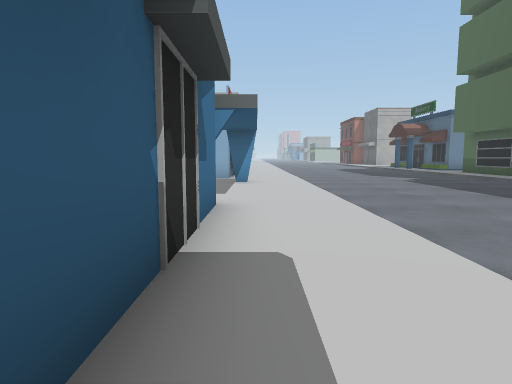
view 1 (above)

23 first-person views from a walk through a scene from a Unity 3-D project. The camera is 0.72 m above the floor, tilts 6° down and sees 75° across. The floor is counted in squares, 1 m on a side. Each view is taken from the middle of a square. On the plan, view 1 faces up. The plan holds only what a view shows up to about 10 squares ahead; the rest is blank. The place goes on beyond the plan. Some surface patterns are stand-ins.

view 2
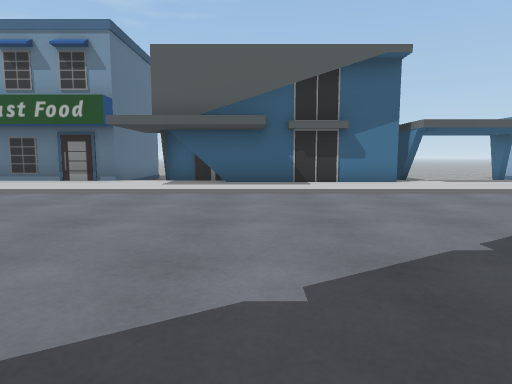

view 3
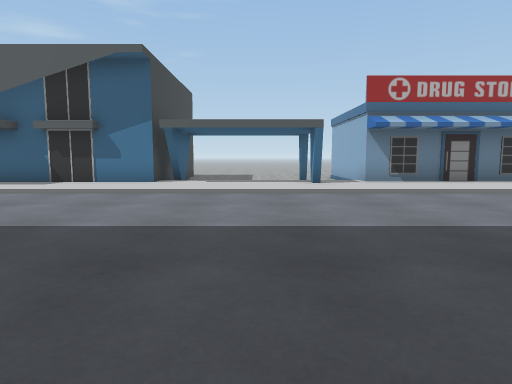

view 4
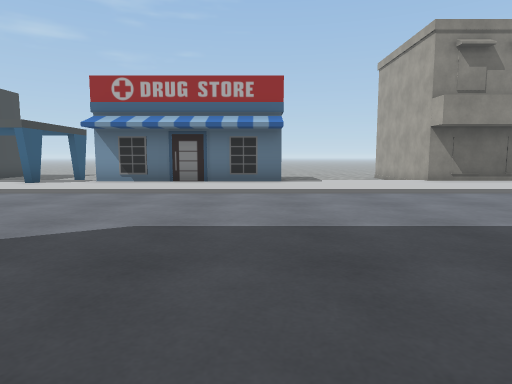

view 5
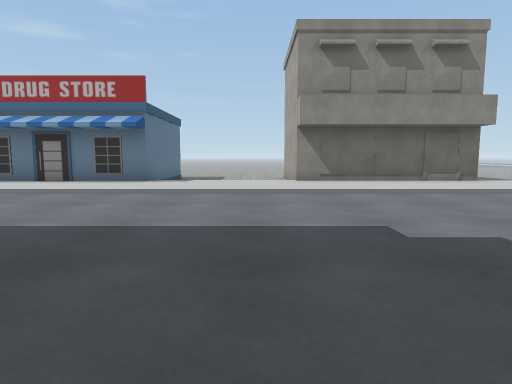

view 6
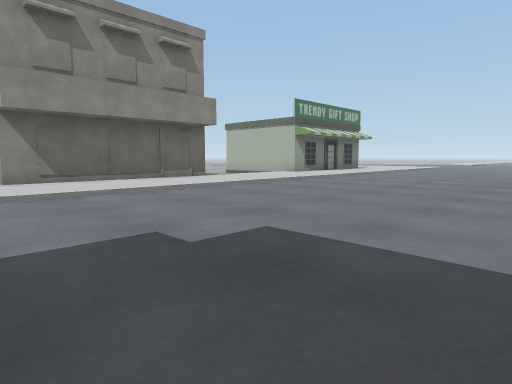

view 7
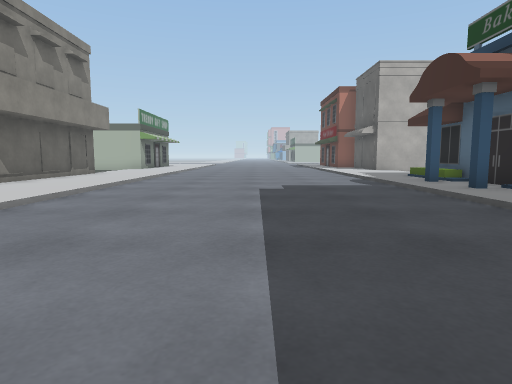

view 8
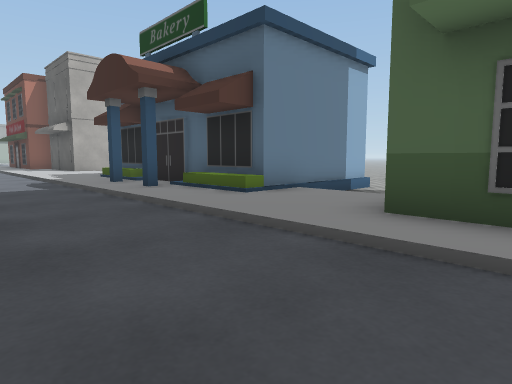

view 9
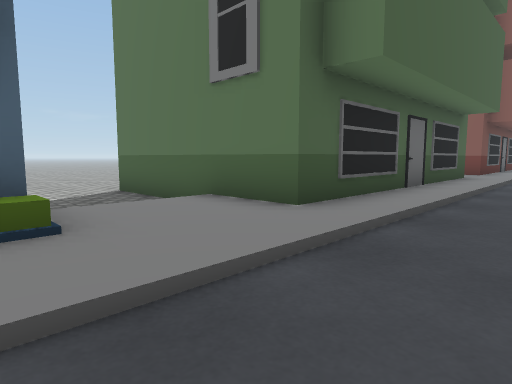

view 10
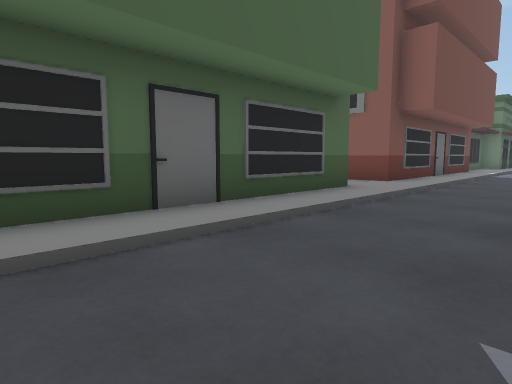

view 11
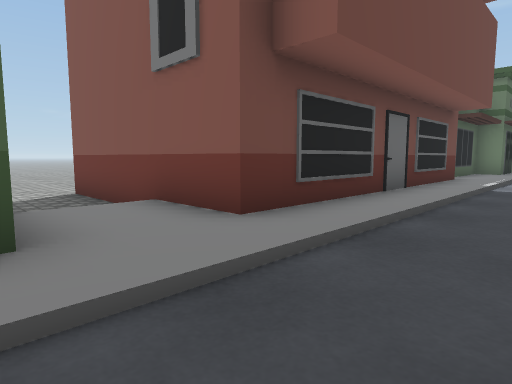

view 12
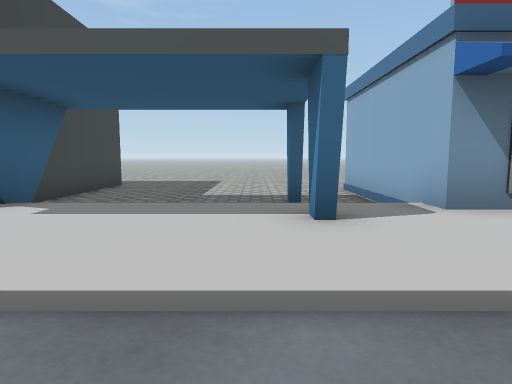

view 13
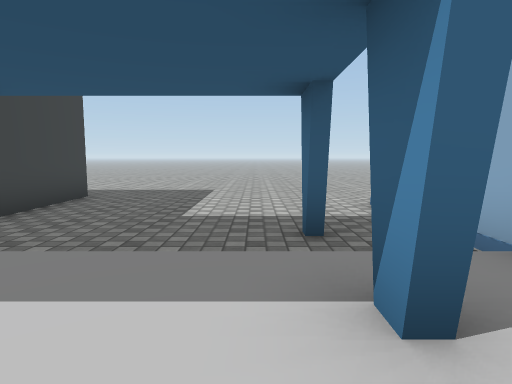

view 14
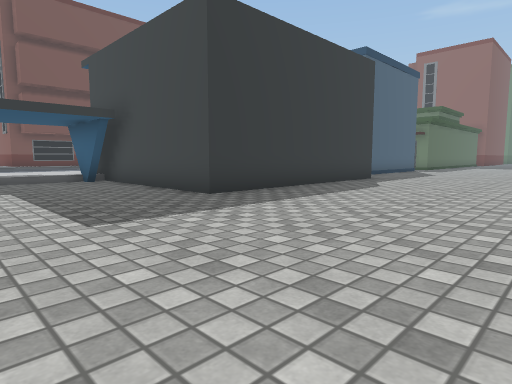

view 15
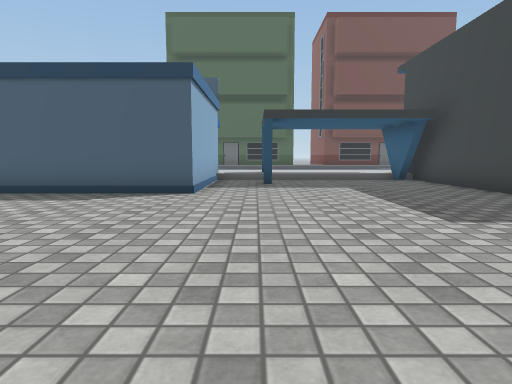

view 16
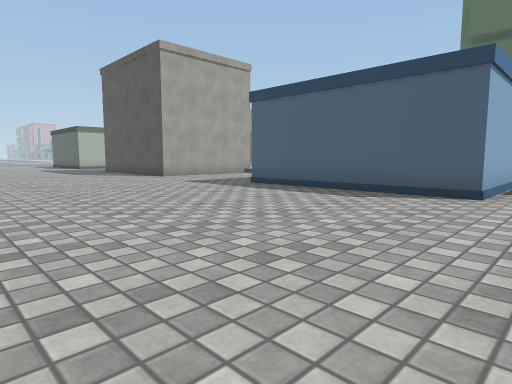

view 17
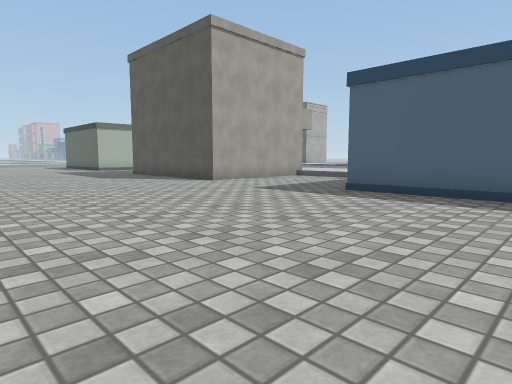

view 18
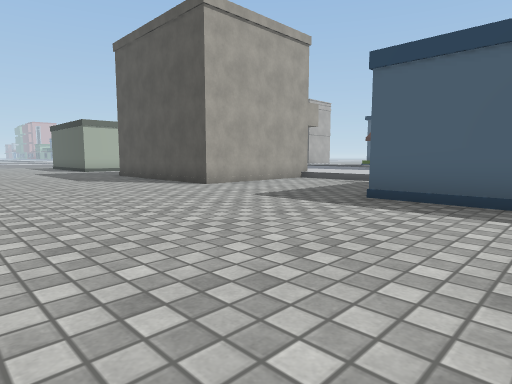

view 19
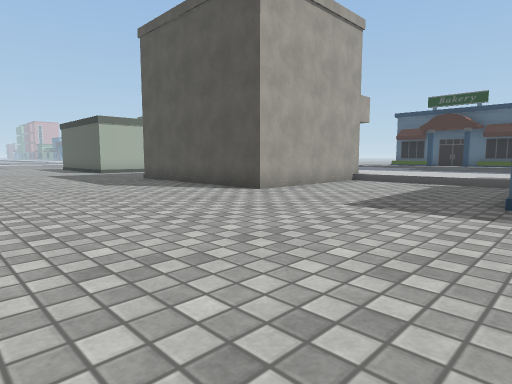

view 20
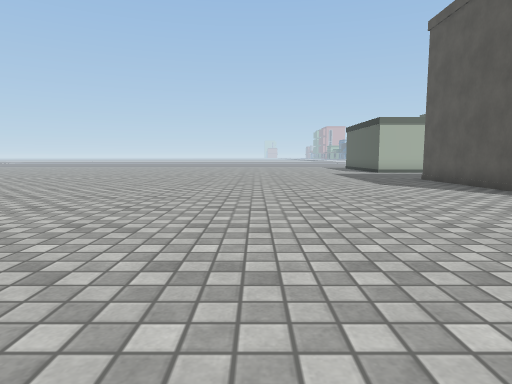

view 21
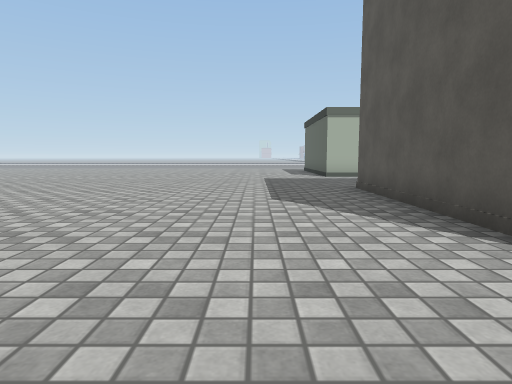

view 22
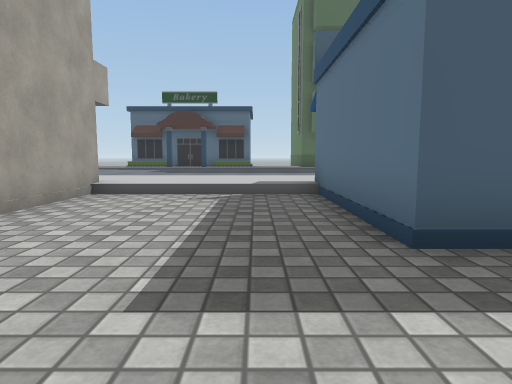

view 23
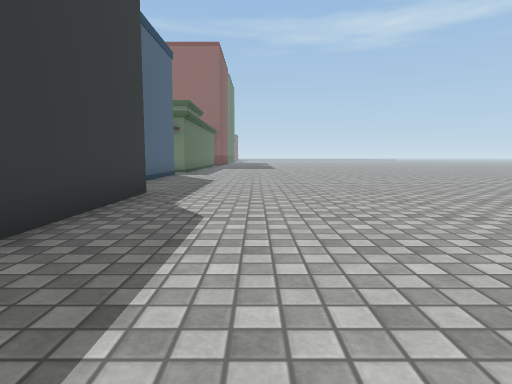

### Floor plan
Key: @ floor where view 1 was taken; # wall or solid block; . main floor; : floor 0.1 m higher than the main floor; + floor 0.2 m higher than the main floor; O other object.
Columns run from 12 left of view 1 to 18 right of it. Each row starts with its distance up from view 1.
 28 .......       ::::::
 27 .......    +++::::::
 26 .......O   O++:::::::
 25 .......O   O++:::::::+
 24 .......O   O++:::::::+OO
 23 .......O   O++:::::::+OO
 22 .......O   O++:::::::++O
 21 .......OOOO+++:::::::O+O
 20 ...........+++:::::::+OO
 19 ...........+++:::::::+OO
 18 ...........+++:::::::+++OOO.
 17 ...........+++:::::::+++ ......
 16 .......OOOOO++:::::::+++ ......
 15 .......O   O++:::::::+OOOOOO..
 14 .......O   O++:::::::+O
 13 .......O   O++:::::::+O
 12 .......O   O++:::::::+O
 11 .......OOOOO++:::::::+O
 10 ...........+#+:::::::+O
  9 ...........+++:::::::+O
  8 ...........+++:::::::+O
  7 ...........+++:::::::+++ ....
  6 ...........+++:::::::+++ ......
  5 .....#######++:::::::+OOOOOO...
  4  ....#     #++:::::::+O
  3  ....#     #++:::::::+O
  2 .....#     #++:::::::+O
  1 .....#     #++:::::::+O
  0 .....#     #@+:::::::+O
 -1 .....#     #++:::::::+O
 -2 ......     +++::::: :+O
 -3 .......    +++:::    +O
 -4 .......   OO++::     +O

Where each view was taken, in squares from view 1:
view 1: 0 up, 0 right, facing up
view 2: 1 up, 9 right, facing left
view 3: 8 up, 9 right, facing left
view 4: 16 up, 9 right, facing left
view 5: 20 up, 9 right, facing left
view 6: 20 up, 8 right, facing up-left
view 7: 14 up, 5 right, facing up
view 8: 14 up, 6 right, facing up-right
view 9: 19 up, 7 right, facing down-right
view 10: 14 up, 6 right, facing down-right
view 11: 8 up, 7 right, facing down-right
view 12: 9 up, 3 right, facing left
view 13: 9 up, 1 right, facing left
view 14: 9 up, 12 left, facing down-right
view 15: 10 up, 12 left, facing right
view 16: 10 up, 12 left, facing up-right
view 17: 13 up, 12 left, facing up-right
view 18: 14 up, 11 left, facing up-right
view 19: 16 up, 11 left, facing up-right
view 20: 16 up, 11 left, facing up
view 21: 19 up, 8 left, facing up
view 22: 18 up, 8 left, facing right
view 23: 5 up, 9 left, facing down
